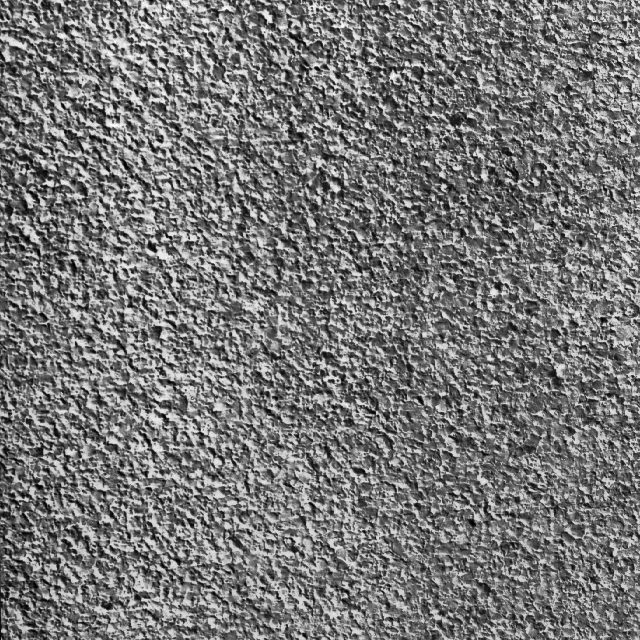
#> input picture D4.gif, 640 x 640 px
$ jupyter execute --allow-errors 'Figure_4.7a_Multiple Clusters.ipynb'
#> lines starting #> are read from the running program, lines starting #| are printed output that depends on the picture
## GMRF model

[cell 1]
import math
import matplotlib.pyplot as plt
import random
import numpy
import math
import matplotlib.pyplot as plt
import random
from scipy import signal
from scipy.spatial.distance import pdist,squareform
from sklearn import cluster
from sklearn.metrics import adjusted_rand_score
import numpy as np
from sklearn.datasets.samples_generator import make_blobs
import itertools
from sklearn.cluster import KMeans
import numpy as np
import matplotlib
import matplotlib.pyplot as plt
from scipy.cluster.hierarchy import dendrogram, linkage,fcluster
get_ipython().magic(u'matplotlib inline')
from PIL import Image
from collections import Counter
import datetime
import matplotlib.mlab as mlab

[cell 2]
def ImageToMatrix(filename):
#> called with filename = 'D4.gif'
    im = Image.open(filename)
#> im is the input picture: PIL image 640x640 L; min 0, max 255, mean 118.7
    width,height = im.size
#> width = 640; height = 640
    im = im.convert("L")
    data = im.getdata()
    data = np.matrix(data,dtype='float')/255.0

    data = data - numpy.mean(data)
    data = data/numpy.std(data)

    new_data = np.reshape(data,(height,width))
    return new_data

def MatrixToImage(data):
    data = data*255
    new_im = Image.fromarray(data.astype(np.uint8))
    return new_im

def accu(label):
    count = [[0 for ii in range(4)] for ll in range(4)]
    for h in range(len(label)):
        for g in range(len(label[0])):
            for hh in range(4):
                if h+m < nn and g+m < nn and label[h][g] == hh:
                    count[0][hh] = count[0][hh] + 1
                if h+m >= nn and g+m < nn and label[h][g] == hh:
                    count[1][hh] = count[1][hh] + 1
                if h+m < nn and g+m >= nn and label[h][g] == hh:
                    count[2][hh] = count[2][hh] + 1
                if h+m >= nn and g+m >= nn and label[h][g] == hh:
                    count[3][hh] = count[3][hh] + 1
    lis1 = [list(i) for i in list(itertools.permutations([0,1,2,3]))]
    re_sum = []
    for g in range(len(lis1)):
        summ = 0
        for h in range(4):
            summ += count[h][lis1[g][h]]
        re_sum.append(summ)
    return max(re_sum)/(len(label)*len(label[0]))

nn=80
n=2*nn
m = round(n**0.5)
fig =['D4.gif','D6.gif','D20.gif','D52.gif']

start_time = datetime.datetime.now()
filename1 = fig[0]
data1 = ImageToMatrix(filename1)
data1 = data1[0:n,0:n]
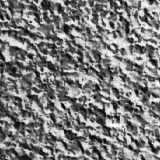
#> data1: shape (160, 160) float64; min -2.15, max 2.47, mean 0.0947; drawn with min black and max white
filename2 = fig[1]
data2 = ImageToMatrix(filename2)
#> call 2 of ImageToMatrix, with filename = 'D6.gif'
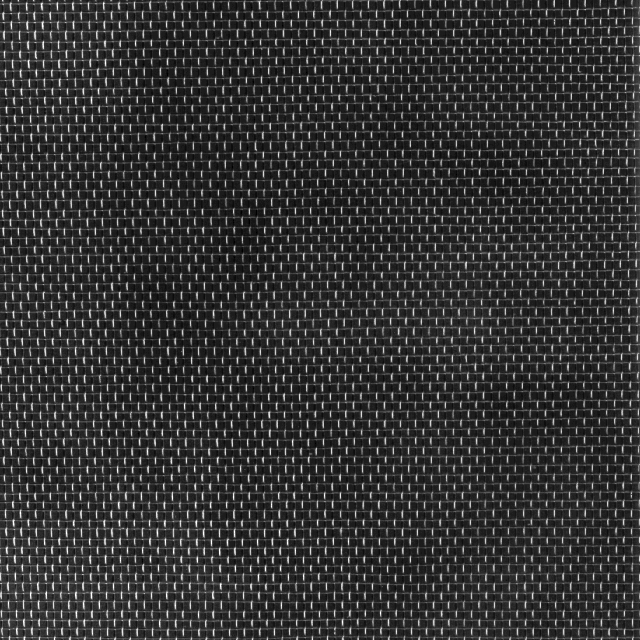
#> input picture D6.gif, 640 x 640 px
#> in ImageToMatrix, im is the input picture: PIL image 640x640 L; min 0, max 255, mean 52.2
data2 = data2[0:n,0:n]
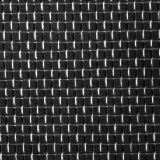
#> data2: shape (160, 160) float64; min -1.34, max 5.23, mean 0.124; drawn with min black and max white
filename3 = fig[2]
#> (the rest of this cell did not finish here and is left out)

data3 = data3[0:n,0:n]
filename4 = fig[3]
data4 = ImageToMatrix(filename4)
data = data4[0:n,0:n]
co = 0
c1 = 0
c2 = 0
for kk in range(n):
    for jj in range(n):
        if kk < nn and jj < nn:
            co=co+1
            data[kk,jj] = data1[kk,jj]
        elif kk >= nn and jj < nn:
            c1=c1+1
            data[kk,jj] = data2[kk,jj]
        elif kk < nn and jj >= nn:
            c2=c2+1
            data[kk,jj] = data3[kk,jj]
# print(co/(n**2),c1/(n**2),c2/(n**2))
new_im = MatrixToImage(data)
plt.imshow(data, cmap=plt.cm.gray, interpolation='nearest')
plt.show()


lis = []
for i in range(m, n-m):
    for j in range(m, n-m):
        mat = data[i-m:i+m+1,j-m:j+m+1]
        matt = numpy.rot90(mat, 2)/((2*m+1)**2)
        res = signal.convolve2d(mat, matt, mode='full')
        res = res[m:3*m+1,m:3*m+1]
        res = res.flatten().tolist()
        res.append(3*i/n)
        res.append(3*j/n)
        lis.append(res)
lis1 = lis.copy()

Z = linkage(lis, 'single')
ZZ = Z[:,3]
r= 0
while ZZ[r] <= ((n-2*m)**2)*0.25:
    r=r+1
r=r-1
label = fcluster(Z,Z[r,2],'distance')
val = Counter(label).most_common(1)[0][0]
label0 = [0 if x!=val else 1 for x in label]
cou0 = 0
for i in range((n-2*m)**2):
    if label[(n-2*m)**2-1-i]==val:
        lis.pop((n-2*m)**2-1-i)
        cou0 +=1

Z = linkage(lis, 'single')
ZZ = Z[:,3]
r= 0
while ZZ[r] <= ((n-2*m)**2)*0.25:
    r=r+1
r=r-1
label = fcluster(Z,Z[r,2],'distance')
val = Counter(label).most_common(1)[0][0]
label1 = [0 if x!=val else 1 for x in label]
cou1 = 0
for i in range(len(label)):
    if label[len(label)-1-i]==val:
        lis.pop(len(label)-1-i)
        cou1 +=1

Z = linkage(lis, 'single')
ZZ = Z[:,3]
r= 0
while ZZ[r] <= ((n-2*m)**2)*0.25-1:
    r=r+1
r=r-1
label = fcluster(Z,Z[r,2],'distance')
val = Counter(label).most_common(1)[0][0]
label2 = [0 if x!=val else 1 for x in label]
cou2 =0
for i in range(len(label)):
    if label[len(label)-1-i]==val:
        lis.pop(len(label)-1-i)
        cou2 +=1

plt.rcParams['figure.figsize'] = (9, 3)
plt.subplot(1,3,1)
re_label = [0 for i in range(len(lis))]
for i in range(len(label2)):
    if label2[i]==1:
        re_label.insert(i,1)
for i in range(len(label1)):
    if label1[i]==1:
        re_label.insert(i,2)
for i in range(len(label0)):
    if label0[i]==1:
        re_label.insert(i,3)
label = np.array(re_label).reshape(n-2*m,n-2*m)
accuracy0 = accu(label)
print("Single-linkage accuracy:", accuracy0)
plt.imshow(label, cmap='gray')
plt.title('Single-linkage', fontsize =15)

plt.subplot(1,3,2)
clst=cluster.AgglomerativeClustering(n_clusters=4,linkage='ward')
label11=clst.fit_predict(lis1).reshape(n-2*m,n-2*m)
accuracy1 = accu(label11)
print("Ward-linkage accuracy:", accuracy1)
# print(sum(sum(label11))/(len(label11)*len(label11[0])))
plt.imshow(label11, cmap='gray')
plt.title('Ward-linkage', fontsize =15)

plt.subplot(1,3,3)

kmeans = KMeans(n_clusters=4, random_state=0).fit(lis1)
label2 = kmeans.labels_
label21 = np.array(label2).reshape(n-2*m,n-2*m)
accuracy2 = accu(label21)
print("K-means accuracy:", accuracy2)
# print(sum(sum(label11))/(len(label11)*len(label11[0])))
plt.imshow(label21, cmap='gray')
plt.title('K-means', fontsize =15)
plt.tight_layout()
plt.show()

end_time = datetime.datetime.now()
interval = (end_time-start_time).seconds
final_time = interval/60.0
print ('Time:', final_time, "min","\n")
